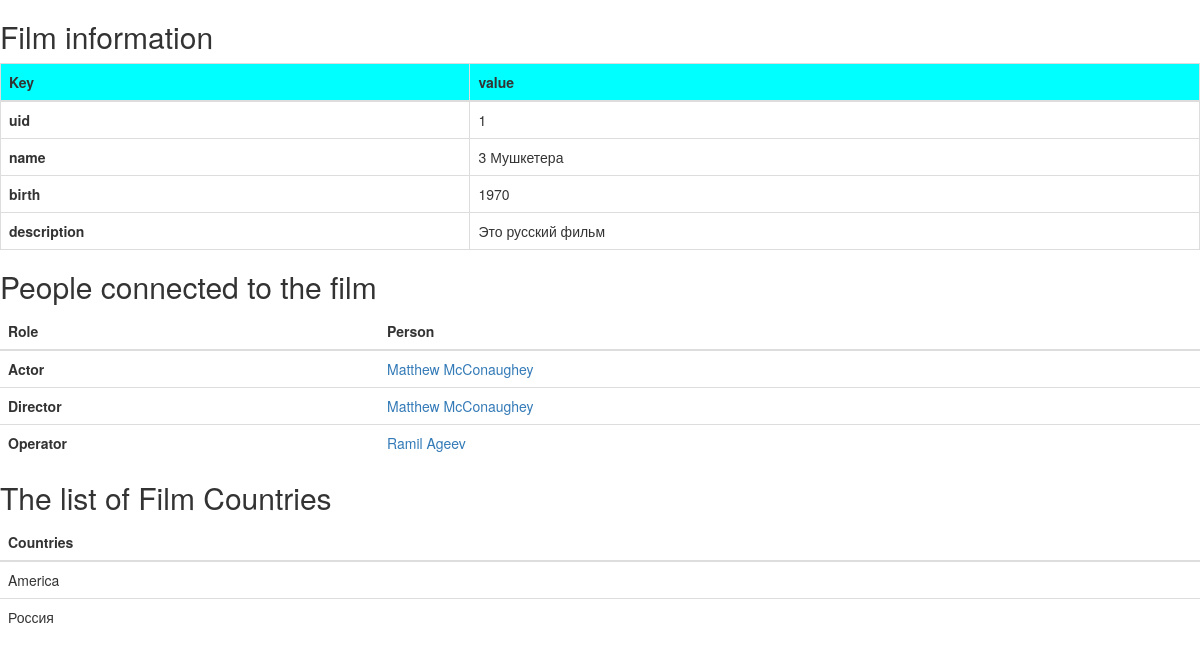
The app's page /films/1/ with its own data.
### models.py (models this page shows, shortened)
class Film(db.Model):
    __tablename__ = "Film"
    uid = db.Column(db.Integer, primary_key=True, autoincrement=True)
    name = db.Column(db.String(50))
    birth = db.Column(db.Integer)
    description = db.Column(db.String(150))
    people = db.relationship("Person_Film_Role", back_populates="film")
    countries = db.relationship("Film_Country", back_populates="film")
    def columns(self):
        return [prop.key for prop in class_mapper(self.__class__).iterate_properties
                if isinstance(prop, ColumnProperty)]

class Role(db.Model):
    __tablename__ = "Role"
    uid = db.Column(db.Integer, primary_key=True, autoincrement=True)
    role = db.Column(db.String(50))

class Person(db.Model):
    __tablename__ = "Person"
    uid = db.Column(db.Integer, primary_key=True, autoincrement=True)
    firstname_lastname = db.Column(db.String(150))
    birth = db.Column(db.Integer)
    films = db.relationship("Person_Film_Role", back_populates="person")
    countries = db.relationship("Person_Country", back_populates="person")

class Film_Country(db.Model):
    __tablename__ = "Film_Country"
    uid = db.Column(db.Integer, primary_key=True, autoincrement=True)
    film_id = db.Column(db.ForeignKey('Film.uid'))
    country_id = db.Column(db.ForeignKey('Country.uid'))
    film = db.relationship("Film", back_populates="countries")
    country = db.relationship("Country", back_populates="films")

class Country(db.Model):
    __tablename__ = "Country"
    uid = db.Column(db.Integer, primary_key=True, autoincrement=True)
    name = db.Column(db.String(50), unique=True)
    people = db.relationship("Person_Country", back_populates="country")
    films = db.relationship("Film_Country", back_populates="country")

### views.py (the view)
@app.route('/films/<int:uid>/', methods=["GET"])
def film(uid):
    film = Film.query.filter_by(uid=uid).first()
    if film:
        roles = Person_Film_Role.query.filter_by(film_id=uid)
        relations = []
        for role in roles:
            relations.append([Role.query.filter_by(uid=role.role_id).first(), Person.query.filter_by(uid=role.person_id).first()])
        return render_template("film.html", film=film, relations=relations)
    return '<p>This film does not exist</p>'

### templates/film.html (shortened to what this page needs)
{% extends "bootstrap/base.html" %}
{% block content %}
<h2>
    Film information
</h2>
<table class="table table-bordered border-primary">
  <thead>
    <tr>
        <th bgcolor="aqua"> Key </th>
        <th bgcolor="aqua"> value </th>
    </tr>
  </thead>
  <tbody>
        {% for field in film.columns() %}
            <tr>
                <th scope="col"> {{ field }} </th>
                <td > {{ film[field] }} </td>
            {% endfor %}
            </tr>
  </tbody>
</table>
<h2>
    People connected to the film
</h2>
<table class="table">
    <thead>
    <tr>
        <th> Role </th>
        <th> Person </th>
    </tr>
  </thead>
  <tbody>
        {% for rel in relations %}
            <tr>
                <th scope="col" > {{ rel[0].role }} </th>
                <td > <a href="/people/{{rel[1].uid}}"> {{ rel[1].firstname_lastname }} </a></td>
            </tr>
        {% endfor %}
  </tbody>
</table>
<h2>
    The list of Film Countries
</h2>
<table class="table">
    <thead>
    <tr>
        <th> Countries </th>
    </tr>
  </thead>
  <tbody>
        {% for country in film.countries %}
            <tr>
                <td > {{ country.country.name }} </td>
            </tr>
        {% endfor %}
  </tbody>
</table>
{% endblock %}

### records on screen
Film: uid "1" "3 Мушкетера" "1970" "Это русский фильм"
Role: role "Actor", firstname_lastname "Matthew McConaughey"
Role: role "Director", firstname_lastname "Matthew McConaughey"
Role: role "Operator", firstname_lastname "Ramil Ageev"
Film_Country: country.name "America"
Film_Country: country.name "Россия"

### other values on screen
{{ field }} "uid" "name" "birth" "description"
